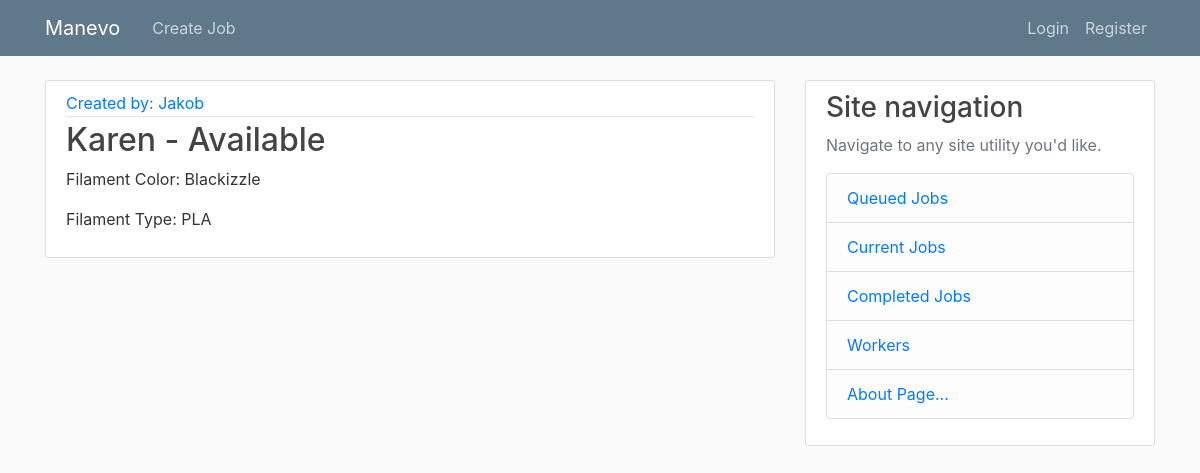
/worker, run on an earlier commit of the app's database.
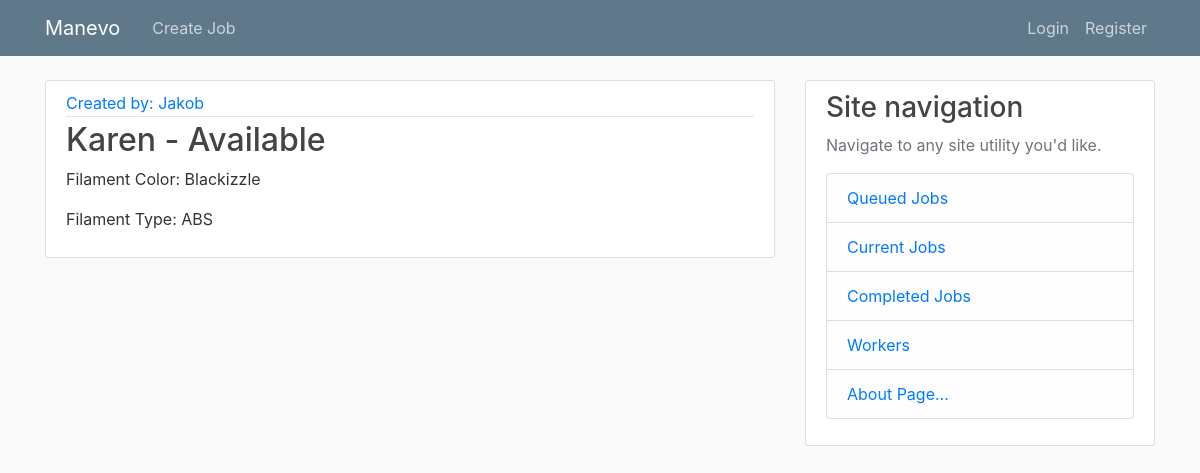
And on a later commit of the database.
### hub/models.py (models this page shows, shortened)
class Worker(db.Model):
    id = db.Column(db.Integer, primary_key=True)
    name = db.Column(db.String, nullable=False, unique=True)
    filamentColor = db.Column(db.String, nullable=False)
    filamentMaterial = db.Column(db.String, nullable=False)
    status = db.Column(db.String, nullable=False, default="Available")
    assignedJobs = db.relationship('Job', backref='worker')
    userID = db.Column(db.Integer, db.ForeignKey('user.id'), nullable=False)

class User(db.Model, UserMixin):
    id = db.Column(db.Integer, primary_key=True)
    username = db.Column(db.String(20), unique=True, nullable=False)
    email = db.Column(db.String(120), unique=True, nullable=False)
    image_file = db.Column(db.String(20), nullable=False, default='default.jpg')
    password = db.Column(db.String(60), nullable=False)
    jobs = db.relationship('Job', backref='user')
    workers = db.relationship('Worker', backref='user')

### hub/routes.py (the view)
@app.route("/worker")
def worker():
    workers = Worker.query.all()
    jobs = Job.query.filter_by(status="Printing")
    return render_template("workers.html", workers=workers, title='Workers', jobs=jobs)

### hub/templates/workers.html (shortened to what this page needs)
{% extends "layout.html" %}
{% block content %}
    {% for worker in workers %}
        <article class="media content-section">
          <div class="media-body">
            <div class="article-metadata">
              <a class="mr-2" href="#">Created by: {{ worker.user.username }}</a>
            </div>
            <h2><a class="article-title" href="{{ url_for('edit_worker', worker_id=worker.id) }}">{{ worker.name }} - {{ worker.status }}</a></h2>
            <p class="article-content">Filament Color: {{ worker.filamentColor }}</p>
            <p class="article-content">Filament Type: {{ worker.filamentMaterial }}</p>
          </div>
        </article>
    {% endfor %}
{% endblock content%}

What changed in the data, as far as the page shows it:
changed Worker "Karen": filamentMaterial "PLA" → "ABS"
